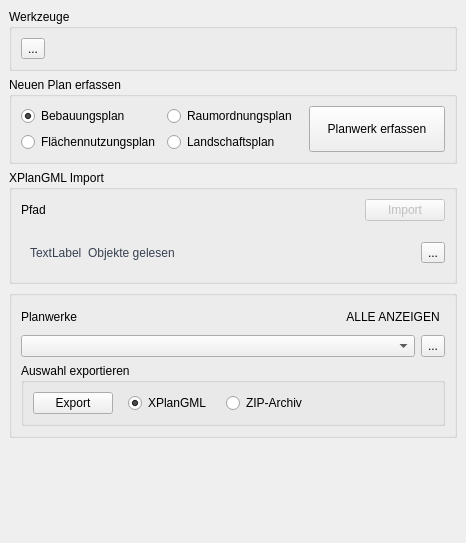
<?xml version="1.0" encoding="UTF-8"?>
<ui version="4.0">
 <class>XPlanungDialogBase</class>
 <widget class="QgsDockWidget" name="XPlanungDialogBase">
  <property name="geometry">
   <rect>
    <x>0</x>
    <y>0</y>
    <width>466</width>
    <height>543</height>
   </rect>
  </property>
  <property name="windowTitle">
   <string>SAGis XPlanung</string>
  </property>
  <widget class="QWidget" name="dockWidgetContents">
   <property name="sizePolicy">
    <sizepolicy hsizetype="Preferred" vsizetype="Preferred">
     <horstretch>0</horstretch>
     <verstretch>0</verstretch>
    </sizepolicy>
   </property>
   <layout class="QVBoxLayout" name="verticalLayout_3">
    <item>
     <widget class="QGroupBox" name="groupBox">
      <property name="title">
       <string>Werkzeuge</string>
      </property>
      <layout class="QHBoxLayout" name="horizontalLayout">
       <item>
        <widget class="QToolButton" name="bIdentify">
         <property name="sizePolicy">
          <sizepolicy hsizetype="Minimum" vsizetype="Minimum">
           <horstretch>0</horstretch>
           <verstretch>0</verstretch>
          </sizepolicy>
         </property>
         <property name="toolTip">
          <string>Planinhalte konfigurieren / abfragen</string>
         </property>
         <property name="text">
          <string>...</string>
         </property>
         <property name="checkable">
          <bool>true</bool>
         </property>
        </widget>
       </item>
       <item>
        <spacer name="horizontalSpacer">
         <property name="orientation">
          <enum>Qt::Horizontal</enum>
         </property>
         <property name="sizeHint" stdset="0">
          <size>
           <width>40</width>
           <height>20</height>
          </size>
         </property>
        </spacer>
       </item>
      </layout>
     </widget>
    </item>
    <item>
     <widget class="QGroupBox" name="gbCreate">
      <property name="title">
       <string>Neuen Plan erfassen</string>
      </property>
      <layout class="QVBoxLayout" name="verticalLayout_5">
       <item>
        <layout class="QHBoxLayout" name="horizontalLayout_4">
         <item>
          <layout class="QVBoxLayout" name="verticalLayout">
           <item>
            <widget class="QRadioButton" name="rbBPlan">
             <property name="sizePolicy">
              <sizepolicy hsizetype="Minimum" vsizetype="Minimum">
               <horstretch>0</horstretch>
               <verstretch>0</verstretch>
              </sizepolicy>
             </property>
             <property name="text">
              <string>Bebauungsplan</string>
             </property>
             <property name="checked">
              <bool>true</bool>
             </property>
            </widget>
           </item>
           <item>
            <widget class="QRadioButton" name="rbFPlan">
             <property name="sizePolicy">
              <sizepolicy hsizetype="Minimum" vsizetype="Minimum">
               <horstretch>0</horstretch>
               <verstretch>0</verstretch>
              </sizepolicy>
             </property>
             <property name="text">
              <string>Flächennutzungsplan</string>
             </property>
            </widget>
           </item>
          </layout>
         </item>
         <item>
          <layout class="QVBoxLayout" name="verticalLayout_2">
           <item>
            <widget class="QRadioButton" name="rbRPlan">
             <property name="sizePolicy">
              <sizepolicy hsizetype="Minimum" vsizetype="Minimum">
               <horstretch>0</horstretch>
               <verstretch>0</verstretch>
              </sizepolicy>
             </property>
             <property name="text">
              <string>Raumordnungsplan</string>
             </property>
            </widget>
           </item>
           <item>
            <widget class="QRadioButton" name="rbLPlan">
             <property name="sizePolicy">
              <sizepolicy hsizetype="Minimum" vsizetype="Minimum">
               <horstretch>0</horstretch>
               <verstretch>0</verstretch>
              </sizepolicy>
             </property>
             <property name="text">
              <string>Landschaftsplan</string>
             </property>
            </widget>
           </item>
          </layout>
         </item>
         <item>
          <widget class="QPushButton" name="bCreate">
           <property name="sizePolicy">
            <sizepolicy hsizetype="Minimum" vsizetype="Minimum">
             <horstretch>0</horstretch>
             <verstretch>0</verstretch>
            </sizepolicy>
           </property>
           <property name="cursor">
            <cursorShape>PointingHandCursor</cursorShape>
           </property>
           <property name="styleSheet">
            <string notr="true">padding-left:5px;padding-right:5px;</string>
           </property>
           <property name="text">
            <string>Planwerk erfassen</string>
           </property>
          </widget>
         </item>
        </layout>
       </item>
      </layout>
     </widget>
    </item>
    <item>
     <widget class="QGroupBox" name="gbImport">
      <property name="sizePolicy">
       <sizepolicy hsizetype="Minimum" vsizetype="Minimum">
        <horstretch>0</horstretch>
        <verstretch>0</verstretch>
       </sizepolicy>
      </property>
      <property name="title">
       <string>XPlanGML Import</string>
      </property>
      <layout class="QVBoxLayout" name="verticalLayout_4">
       <item>
        <layout class="QHBoxLayout" name="horizontalLayout_2">
         <item>
          <widget class="QLabel" name="label_4">
           <property name="sizePolicy">
            <sizepolicy hsizetype="MinimumExpanding" vsizetype="Minimum">
             <horstretch>0</horstretch>
             <verstretch>0</verstretch>
            </sizepolicy>
           </property>
           <property name="text">
            <string>Pfad</string>
           </property>
          </widget>
         </item>
         <item>
          <spacer name="horizontalSpacer_2">
           <property name="orientation">
            <enum>Qt::Horizontal</enum>
           </property>
           <property name="sizeHint" stdset="0">
            <size>
             <width>40</width>
             <height>20</height>
            </size>
           </property>
          </spacer>
         </item>
         <item>
          <widget class="QPushButton" name="bImport">
           <property name="enabled">
            <bool>false</bool>
           </property>
           <property name="sizePolicy">
            <sizepolicy hsizetype="Minimum" vsizetype="Minimum">
             <horstretch>0</horstretch>
             <verstretch>0</verstretch>
            </sizepolicy>
           </property>
           <property name="cursor">
            <cursorShape>PointingHandCursor</cursorShape>
           </property>
           <property name="text">
            <string>Import</string>
           </property>
          </widget>
         </item>
        </layout>
       </item>
       <item>
        <layout class="QHBoxLayout" name="horizontalLayout_5">
         <property name="spacing">
          <number>45</number>
         </property>
         <property name="sizeConstraint">
          <enum>QLayout::SetNoConstraint</enum>
         </property>
         <item>
          <widget class="QgsFileWidget" name="fwImportPath">
           <property name="sizePolicy">
            <sizepolicy hsizetype="MinimumExpanding" vsizetype="Preferred">
             <horstretch>0</horstretch>
             <verstretch>0</verstretch>
            </sizepolicy>
           </property>
           <property name="fileWidgetButtonVisible">
            <bool>true</bool>
           </property>
           <property name="useLink">
            <bool>false</bool>
           </property>
           <property name="fullUrl">
            <bool>false</bool>
           </property>
           <property name="filter">
            <string>GML (*.gml);;ZIP (*.zip)</string>
           </property>
          </widget>
         </item>
        </layout>
       </item>
       <item>
        <widget class="QWidget" name="progress_widget" native="true">
         <layout class="QHBoxLayout" name="layout_progress">
          <property name="rightMargin">
           <number>0</number>
          </property>
          <item>
           <widget class="QLabel" name="progress_label">
            <property name="sizePolicy">
             <sizepolicy hsizetype="Maximum" vsizetype="Preferred">
              <horstretch>0</horstretch>
              <verstretch>0</verstretch>
             </sizepolicy>
            </property>
            <property name="styleSheet">
             <string notr="true">font-weight: 400;
color: #374151;</string>
            </property>
            <property name="text">
             <string>TextLabel</string>
            </property>
           </widget>
          </item>
          <item>
           <widget class="QLabel" name="label">
            <property name="styleSheet">
             <string notr="true">font-weight: 400;
color: #374151;</string>
            </property>
            <property name="text">
             <string>Objekte gelesen</string>
            </property>
           </widget>
          </item>
          <item>
           <widget class="QToolButton" name="button_cancel_import">
            <property name="text">
             <string>...</string>
            </property>
           </widget>
          </item>
         </layout>
        </widget>
       </item>
      </layout>
     </widget>
    </item>
    <item>
     <widget class="QGroupBox" name="gpExport">
      <property name="title">
       <string/>
      </property>
      <layout class="QVBoxLayout" name="verticalLayout_6">
       <item>
        <layout class="QHBoxLayout" name="horizontalLayout_7">
         <item>
          <widget class="QLabel" name="label_3">
           <property name="text">
            <string>Planwerke</string>
           </property>
          </widget>
         </item>
         <item>
          <widget class="QPushButton" name="button_show_all">
           <property name="sizePolicy">
            <sizepolicy hsizetype="Maximum" vsizetype="Fixed">
             <horstretch>0</horstretch>
             <verstretch>0</verstretch>
            </sizepolicy>
           </property>
           <property name="cursor">
            <cursorShape>PointingHandCursor</cursorShape>
           </property>
           <property name="toolTip">
            <string>Übersicht aller gespeicherten Pläne anzeigen</string>
           </property>
           <property name="styleSheet">
            <string notr="true">QPushButton { border: 0px; border-radius: 3px; padding: 5px; font-weight: 400;}
QPushButton:hover { background-color: #d1d5db; color: #172554;}</string>
           </property>
           <property name="text">
            <string>ALLE ANZEIGEN</string>
           </property>
          </widget>
         </item>
        </layout>
       </item>
       <item>
        <layout class="QHBoxLayout" name="horizontalLayout_6">
         <item>
          <widget class="QPlanComboBox" name="cbPlaene">
           <property name="sizePolicy">
            <sizepolicy hsizetype="Preferred" vsizetype="Fixed">
             <horstretch>0</horstretch>
             <verstretch>0</verstretch>
            </sizepolicy>
           </property>
           <property name="styleSheet">
            <string notr="true"/>
           </property>
          </widget>
         </item>
         <item>
          <widget class="QToolButton" name="bInfo">
           <property name="sizePolicy">
            <sizepolicy hsizetype="Maximum" vsizetype="Minimum">
             <horstretch>0</horstretch>
             <verstretch>0</verstretch>
            </sizepolicy>
           </property>
           <property name="toolTip">
            <string>Details anzeigen</string>
           </property>
           <property name="text">
            <string>...</string>
           </property>
          </widget>
         </item>
        </layout>
       </item>
       <item>
        <widget class="QGroupBox" name="groupBox_2">
         <property name="font">
          <font>
           <weight>50</weight>
           <bold>false</bold>
           <kerning>true</kerning>
          </font>
         </property>
         <property name="title">
          <string>Auswahl exportieren</string>
         </property>
         <layout class="QVBoxLayout" name="verticalLayout_7">
          <item>
           <layout class="QHBoxLayout" name="horizontalLayout_3">
            <property name="spacing">
             <number>15</number>
            </property>
            <item>
             <widget class="QPushButton" name="bExport">
              <property name="sizePolicy">
               <sizepolicy hsizetype="Minimum" vsizetype="Minimum">
                <horstretch>0</horstretch>
                <verstretch>0</verstretch>
               </sizepolicy>
              </property>
              <property name="cursor">
               <cursorShape>PointingHandCursor</cursorShape>
              </property>
              <property name="text">
               <string>Export</string>
              </property>
             </widget>
            </item>
            <item>
             <widget class="QRadioButton" name="rbGML">
              <property name="sizePolicy">
               <sizepolicy hsizetype="Minimum" vsizetype="Minimum">
                <horstretch>0</horstretch>
                <verstretch>0</verstretch>
               </sizepolicy>
              </property>
              <property name="text">
               <string>XPlanGML</string>
              </property>
              <property name="checked">
               <bool>true</bool>
              </property>
             </widget>
            </item>
            <item>
             <widget class="QRadioButton" name="rbZip">
              <property name="sizePolicy">
               <sizepolicy hsizetype="Minimum" vsizetype="Minimum">
                <horstretch>0</horstretch>
                <verstretch>0</verstretch>
               </sizepolicy>
              </property>
              <property name="text">
               <string>ZIP-Archiv</string>
              </property>
             </widget>
            </item>
            <item>
             <spacer name="horizontalSpacer_3">
              <property name="orientation">
               <enum>Qt::Horizontal</enum>
              </property>
              <property name="sizeHint" stdset="0">
               <size>
                <width>40</width>
                <height>20</height>
               </size>
              </property>
             </spacer>
            </item>
           </layout>
          </item>
         </layout>
        </widget>
       </item>
      </layout>
     </widget>
    </item>
    <item>
     <spacer name="verticalSpacer">
      <property name="orientation">
       <enum>Qt::Vertical</enum>
      </property>
      <property name="sizeHint" stdset="0">
       <size>
        <width>20</width>
        <height>0</height>
       </size>
      </property>
     </spacer>
    </item>
   </layout>
  </widget>
 </widget>
 <customwidgets>
  <customwidget>
   <class>QgsDockWidget</class>
   <extends>QDockWidget</extends>
   <header>qgsdockwidget.h</header>
   <container>1</container>
  </customwidget>
  <customwidget>
   <class>QgsFileWidget</class>
   <extends>QWidget</extends>
   <header>qgsfilewidget.h</header>
  </customwidget>
  <customwidget>
   <class>QPlanComboBox</class>
   <extends>QComboBox</extends>
   <header>SAGisXPlanung/gui/widgets/QPlanComboBox.h</header>
  </customwidget>
 </customwidgets>
 <resources/>
 <connections/>
</ui>
